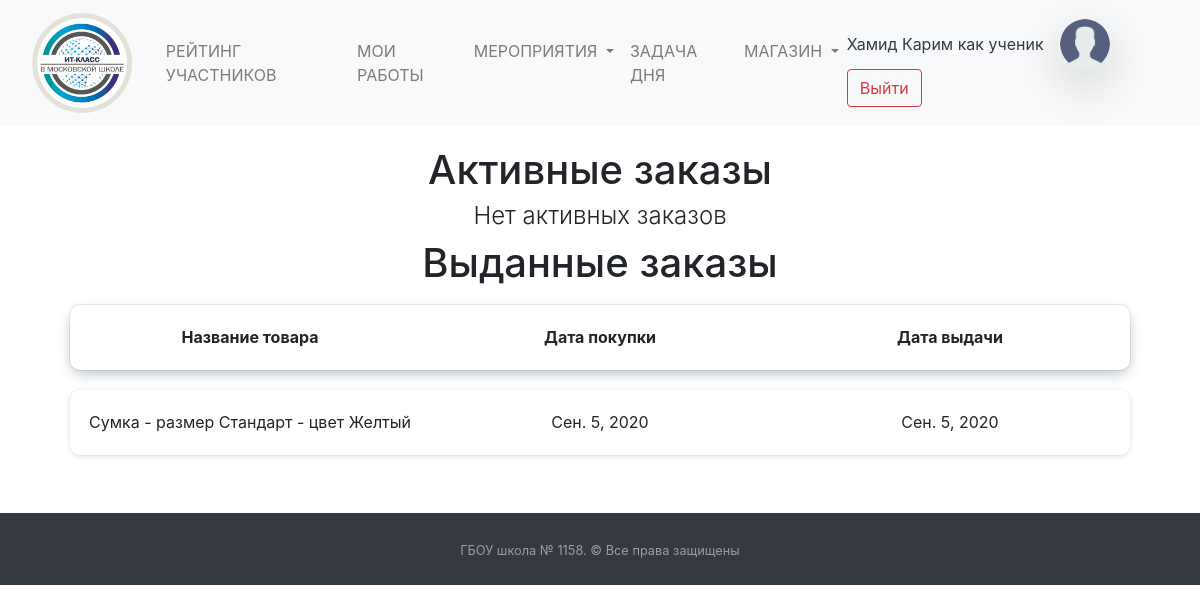
The app's page /market/bought_product_list/ (signed in), older data.
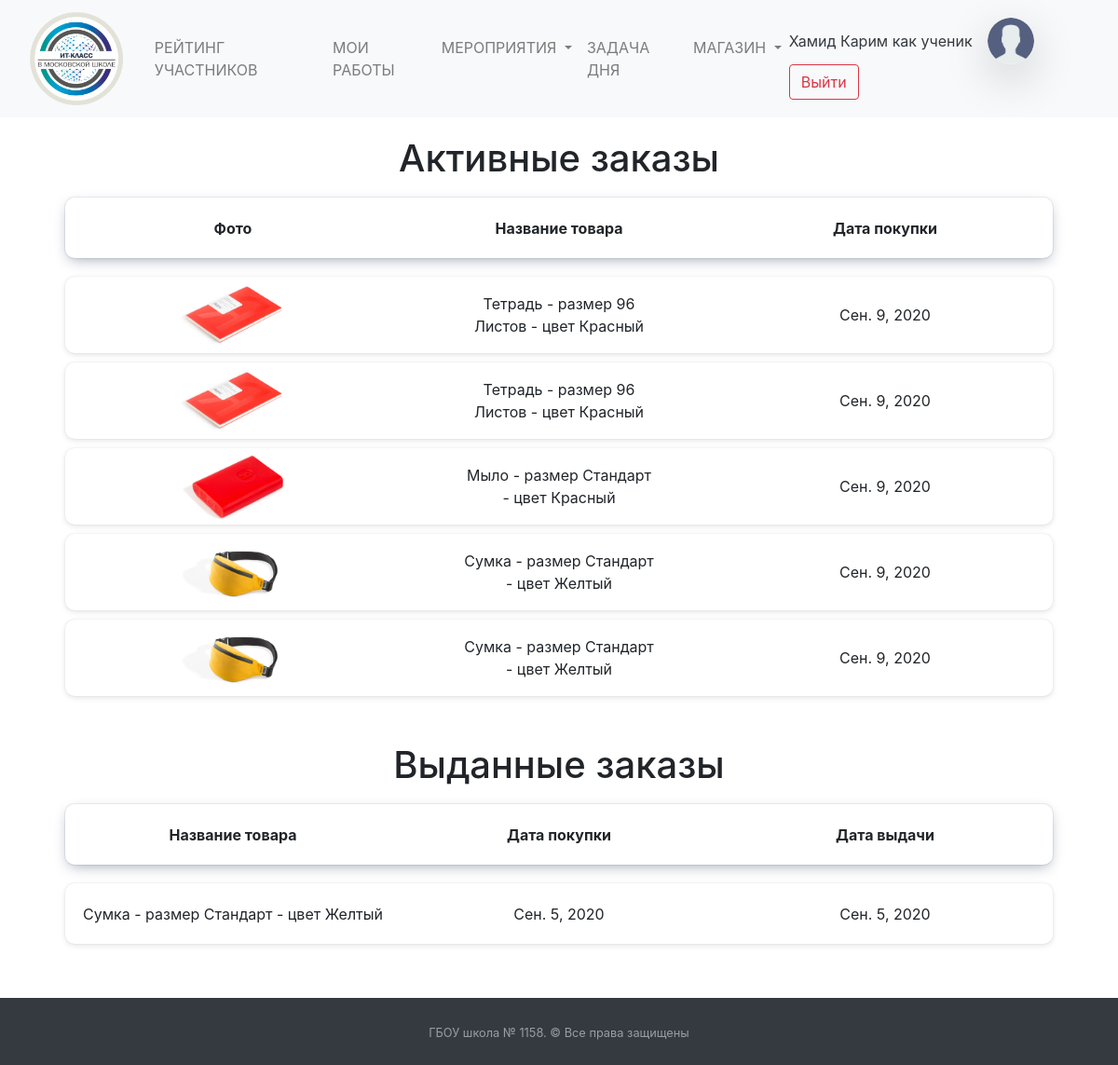
The same page, newer data.
### mainapp/models.py (models this page shows, shortened)
class Puples(models.Model):
    STATUS_CHOICES = (
        ('ST10', 'Ученик 10 ИТ-класса'),
        ('ST11', 'Ученик 11 ИТ-класса'),
        ('APP', 'Кандидат в ИТ-класс'),
        ('TEACH', 'Учитель')
    )
    PROGRESS_CHOICES = (
        (0, '0'),
        (25, '25'),
        (50, '50'),
        (75, '75'),
        (100, '100'),
    )
    name = models.CharField("Имя", null=True, max_length=50)
    surname = models.CharField("Фамилия", null=True, max_length=100)
    rate = models.PositiveIntegerField("Рейтинг ученика", default=0)
    image = models.ImageField("Фотография профиля", blank=True, upload_to="puples_photo",
                              default="puples_photo/user-2.png")
    user = models.OneToOneField(User, on_delete=models.CASCADE, null=True, default='',
                                verbose_name="Связь с таблицей пользователей")
    status = models.CharField("Статуc", choices=STATUS_CHOICES, default='ST10', max_length=30)
    applicant_first_result = models.FloatField("Результат первого этапа", blank=True, default=0)
    applicant_progress = models.IntegerField(verbose_name="Прогресс", choices=PROGRESS_CHOICES, default=0, blank=True)
    email = models.EmailField(verbose_name="Email", default="")
    phone = models.CharField(max_length=12, verbose_name="Телефон", default="")
    class Meta:
        verbose_name = "Пользователи"
        verbose_name_plural = "Пользователи"

### market/models.py (models this page shows, shortened)
class BoughtProduct(models.Model):
    customer = models.ForeignKey(Puples, verbose_name="Покупатель товара", on_delete=models.SET_NULL, null=True)
    main_product = models.ForeignKey(MarketProduct, verbose_name="Ссылка на основной товар", on_delete=models.CASCADE)
    connected_event = models.ForeignKey(Events, verbose_name="Ссылка на Event с этой покупкой", on_delete=models.CASCADE, default=None)
    bought_date = models.DateField("Дата покупки", auto_now_add=True)
    given_date = models.DateField("Дата выдачи товара", null=True)
    given = models.BooleanField("Выдан ли товар покупателю", default=False)
    class Meta:
        verbose_name = "Заказ/купленный товар"
        verbose_name_plural = "Заказы и купленные товары"

class MarketProduct(models.Model):
    product_name = models.CharField(verbose_name="Название товара", max_length=200)
    product_size = models.CharField(verbose_name="Размер товара", default="Стандарт", max_length=200)
    product_color = models.CharField(verbose_name="Цвет товара", default="Не указан", max_length=200)
    product_photo = models.ImageField("Фотография товара", upload_to="products_photo/", blank=True)
    remained_amount = models.PositiveIntegerField("Количество оставшегося товара", null=False)
    price = models.PositiveIntegerField("Цена товара", null=False)
    def __str__(self):
        return f"{self.product_name}\t-\tразмер {self.product_size}\t-\tцвет {self.product_color}"
    class Meta:
        verbose_name = "Товар"
        verbose_name_plural = "Товары"

### market/views.py (the view, shortened to what this page needs)
# urls.py: path('bought_product_list/', views.BoughtProductList.as_view(), name='Каталог купленных товаров'),
class BoughtProductList(HeaderNotificationsCounter, LoginRequiredMixin, ListView):
    template_name = "market/product_check_list.html"
    model = BoughtProduct
    login_url = "/login/"
    def get_context_data(self, **kwargs):
        context = super(BoughtProductList, self).get_context_data(**kwargs)
        if self.request.user.is_superuser:
            context["not_given_product_list"] = BoughtProduct.objects.filter(given=0)
            context["given_product_list"] = BoughtProduct.objects.filter(given=1)
        else:
            context["not_given_product_list"] = BoughtProduct.objects.filter(given=0, customer=self.request.user.puples)
            context["given_product_list"] = BoughtProduct.objects.filter(given=1, customer=self.request.user.puples)
        return context

### mainapp/addons_python/views_addons_classes.py (called while the page is built)
    def get_context_data(self, *, object_list=None, **kwargs):
        context = super().get_context_data(**kwargs)
        context['events_new'] = Events.objects.filter(check=False).count()
        context['applicants_count'] = Puples.objects.filter(
            status="APP").count()
        return context

### templates/market/product_check_list.html (shortened to what this page needs)
{% extends  'base.html' %}
{% load static %}
{% block main %}
    <h2 style="margin-top: 20px;font-size: 40px;" class="text-center">
        Активные заказы
    </h2>
    {% if not_given_product_list %}
        <table class="product-list active-products-list p-0">
            <thead class="text-center">
                <tr style="box-shadow: 0 0 0 1px rgba(13,35,67,.07),0 5px 15px -4px rgba(13,35,67,.4);">
                    <th scope="col">Фото</th>
                    <th scope="col">Название товара</th>
                    <th scope="col">Дата покупки</th>
                </tr>
            </thead>
            <tbody>
                {% for product in not_given_product_list %}
                    <tr>
                        <td><img style="height: 70px;" src="{{ product.main_product.product_photo.url }}" alt="{{ product.main_product.product_name }}"></td>
                        <td>{{ product.main_product }}</td>
                        <td>{{ product.bought_date }}</td>
                    </tr>
                {% endfor %}
            </tbody>
        </table>
    {% else %}
    <h4 style="font-weight: 300;" class="text-center">
        Нет активных заказов
    </h4>
    {% endif %}
    <h2 class="text-center" style="font-size: 40px;">
        Выданные заказы
    </h2>
    {% if given_product_list %}
        <table class="product-list products-history p-0">
            <thead class="text-center">
            <tr style="box-shadow: 0 0 0 1px rgba(13,35,67,.07),0 5px 15px -4px rgba(13,35,67,.4);">
                <th scope="col">Название товара</th>
                <th scope="col">Дата покупки</th>
                <th scope="col">Дата выдачи</th>
            </tr>
            </thead>
            <tbody>
            {% for product in given_product_list %}
                {% if product.customer.id == user.puples.id or request.user.is_superuser %}
                    <tr>
                        <td>{{ product.main_product }}</td>
                        <td>{{ product.bought_date }}</td>
                        <td>{{ product.given_date }}</td>
                    </tr>
                {% endif %}
            {% endfor %}
            </tbody>
        </table>
    {% else %}
        <h4 style="font-weight: 300;" class="text-center">
            Нет выданных заказов
        </h4>
    {% endif %}
{% endblock %}

### templates/base.html (shortened to what this page needs)
<!DOCTYPE html>
<html lang="ru">
{% load static %}
<head>
    <link href="{% static 'css/bootstrap.css' %}" rel="stylesheet" type="text/css">
    <link href="{% static 'css/style.css' %}" rel="stylesheet" type="text/css">
    <link href="{% static 'css/pre.css' %}" rel="stylesheet" type="text/css">
    <link rel="stylesheet" href="//code.jquery.com/ui/1.12.1/themes/base/jquery-ui.css">
    <link rel="stylesheet" href="/resources/demos/style.css">
</head>
<body>
<div class="container-fuild">
    <nav class="navbar navbar-expand-lg navbar-light bg-light">
        <a href="/" class="navbar-brand">
            <img class="img-fluid mx-3"
                 style="width: 100px; object-fit: cover; height:100px;"
                 src="{% static '/images/itclass-logo.png' %}"></a>
        <div class="collapse navbar-collapse" id="navbarSupportedContent">
            <ul class="navbar-nav mr-auto">
                {% if user.is_authenticated and user.puples.status != "APP" %}
                    <li class="nav-item">
                        <a class="nav-link{% block detail_active %}{% endblock %}" href="/rate">РЕЙТИНГ УЧАСТНИКОВ</a>
                    </li>
                {% endif %}
                {% if user.is_authenticated and user.puples.status != "APP" %}
                    <li class="nav-item">
                        <a class="nav-link{% block detail_active_works %}{% endblock %}" href="/works">МОИ РАБОТЫ</a>
                    </li>
                {% endif %}
                <li class="nav-item dropdown">
                    <a class="nav-link dropdown-toggle{% block detail_active_hach %}{% endblock %}" href="#"
                       id="navbarDropdown" role="button"
                       data-toggle="dropdown" aria-haspopup="true" aria-expanded="false">
                        МЕРОПРИЯТИЯ
                    </a>
                </li>
                {% if user.is_authenticated and user.puples.status != "APP" %}
                    <li class="nav-item">
                        <a class="nav-link{% block detail_active_task %}{% endblock %}" href="/task_day/">ЗАДАЧА ДНЯ</a>
                    </li>
                    <li class="nav-item dropdown">
                        <a class="nav-link {% block market_active %}{% endblock %} dropdown-toggle" href="#"
                           id="navbarDropdown" role="button"
                           data-toggle="dropdown" aria-haspopup="true" aria-expanded="false">
                            МАГАЗИН
                        </a>
                    </li>
                {% endif %}
            </ul>
            <form class="form-inline my-2 my-lg-0">
                {% if user.is_authenticated %}
                    <a class="nav-link text-dark disabled p-0"
                       href="/account/">{{ user.last_name }} {{ user.first_name }}</a>
                    <a href="/account/">
                        <img class="img-fluid mx-3 rounded-circle shadow-lg"
                             style="width: 50px; object-fit: cover; height:50px;"
                             src="{{ user.puples.image.url }}"></a>
                {% endif %}
                {% if user.username == "" %}
                    <a class="nav-link disabled" href="#">Гость</a>
                    <a class="btn btn-outline-success my-2 my-sm-0" href="/login">Войти</a>
                {% else %}
                    <a class="btn btn-outline-danger my-2 my-sm-0" href="/logout">Выйти</a>
                {% endif %}
            </form>
        </div>
    </nav>
    {% block main %}
    {% endblock %}
    <footer id="sticky-footer" class="py-4 bg-dark text-white-50 mt-5">
        <div class="container text-center">
            <small>ГБОУ школа № 1158. &copy; Все права защищены</small>
        </div>
    </footer>
</div>
</body>
</html>

### templates/market/product_check_list.html (style rules this page uses)
.product-list { margin-bottom: 40px; position: relative; width: 90%; left: 5%; }
.product-list tr { padding: 5px; margin: 10px; min-height: 65px; display: flex; justify-content: space-around; align-items: center; border-radius: 10px; box-shadow: 0 0 2px 0 rgba(0,0,0,.1), 0 2px 6px 0 rgba(0,0,0,.1); -webkit-box-shadow: 0 0 2px 0 rgba(0,0,0,.1), 0 2px 6px 0 rgba(0,0,0,.1); }
.active-products-list td,.active-products-list th { width: 20%; text-align: center; }
.products-history td, .products-history th { width: 33%; text-align: center; }

Row changes from the older to the newer data that the page shows:
added BoughtProduct: main_product.product_photo (picture), main_product "Тетрадь - размер 96 Листов - цвет Красный", bought_date "Сен. 9, 2020", shown under "Активные заказы"
added BoughtProduct: main_product.product_photo (picture), main_product "Тетрадь - размер 96 Листов - цвет Красный", bought_date "Сен. 9, 2020", shown under "Активные заказы"
added BoughtProduct: main_product.product_photo (picture), main_product "Мыло - размер Стандарт - цвет Красный", bought_date "Сен. 9, 2020", shown under "Активные заказы"
added BoughtProduct: main_product.product_photo (picture), main_product "Сумка - размер Стандарт - цвет Желтый", bought_date "Сен. 9, 2020", shown under "Активные заказы"
added BoughtProduct: main_product.product_photo (picture), main_product "Сумка - размер Стандарт - цвет Желтый", bought_date "Сен. 9, 2020", shown under "Активные заказы"
Text that changed along with them:
text no longer shown: "Нет активных заказов"
text now shown: "Фото Название товара Дата покупки"
